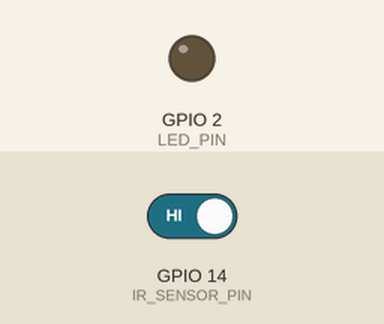
Simulated run of this sketch. Board: ESP32. Parts: output pins drawn as LEDs (lit = HIGH). The inputs (shaded band) are chosen by the test bench; at power-on: GPIO 14 (IR_SENSOR_PIN) HIGH. WiFi joins after 1.5 s; servers stay silent unless stated; uploads are accepted with an empty reply; what the sketch prints to the serial monitor is not drawn.

Above: at 2.7 s.
2.8 s: GPIO 14 (IR_SENSOR_PIN) driven LOW
At 2.9 s:
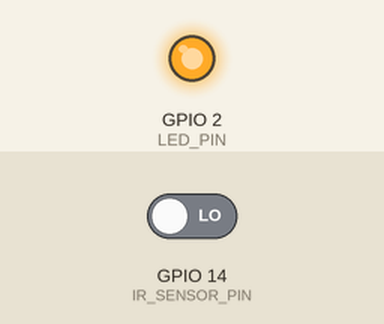
Timing chart, 0 to 5.8 s (numbered marks = the images above; inputs shaded):
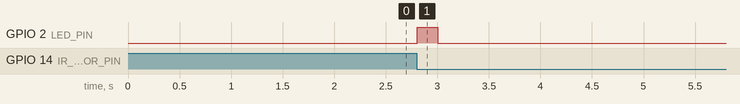

Measured:
- after the input at 2.8 s, GPIO 2 (LED_PIN): LOW → HIGH at once, → LOW 0.20 s later

The sketch:

iot_1.0.ino
```cpp
#include <WiFi.h>
#include <HTTPClient.h>
#include <ArduinoJson.h>

// WiFi credentials
const char* WIFI_SSID = "NxtWave_Te@m";
const char* WIFI_PASS = "Nxtwave@KKH@2026";

// Webhook URL
const char* WEBHOOK_URL = "https://beerbhadra.app.n8n.cloud/webhook/ESP/Intruder";

// Hardware pins
const int IR_SENSOR_PIN = 14;
const int LED_PIN = 2;

// Timing variables
bool lastSensorState = HIGH;
unsigned long lastDetectionTime = 0;
unsigned long debounceDelay = 1000; // 1 second debounce

void setup() {
  Serial.begin(115200);

  // Setup pins
  pinMode(IR_SENSOR_PIN, INPUT);
  pinMode(LED_PIN, OUTPUT);

  // Connect to WiFi
  connectToWiFi();

  Serial.println("Intruder Detection System Ready!");

  // Read initial sensor state
  lastSensorState = digitalRead(IR_SENSOR_PIN);
}

void loop() {
  // Read sensor
  bool currentSensorState = digitalRead(IR_SENSOR_PIN);

  // Check if obstacle detected (HIGH to LOW change)
  if (currentSensorState == LOW && lastSensorState == HIGH) {

    // Check if enough time has passed since last detection
    if (millis() - lastDetectionTime > debounceDelay) {

      Serial.println("Motion detected!");
      digitalWrite(LED_PIN, HIGH); // Turn on LED

      // Send alert
      if (sendAlert()) {
        Serial.println("✅ Alert sent successfully");
      } else {
        Serial.println("⚠️ Failed to send alert");
      }

      lastDetectionTime = millis();
      digitalWrite(LED_PIN, LOW); // Turn off LED
    }
  }

  lastSensorState = currentSensorState;
  delay(100);
}

void connectToWiFi() {
  WiFi.begin(WIFI_SSID, WIFI_PASS);

  Serial.print("Connecting to WiFi");
  while (WiFi.status() != WL_CONNECTED) {
    delay(500);
    Serial.print(".");
  }

  Serial.println();
  Serial.print("Connected! IP: ");
  Serial.println(WiFi.localIP());
}

bool sendAlert() {
  if (WiFi.status() != WL_CONNECTED) {
    return false;
  }

  HTTPClient http;
  http.begin(WEBHOOK_URL);
  http.addHeader("Content-Type", "application/json");

  // Create JSON payload
  StaticJsonDocument<200> jsonDoc;
  jsonDoc["message"] = "🚨 Intruder detected! 🚨";
  jsonDoc["device_id"] = "ESP32_Sensor";
  jsonDoc["location"] = "NIAT_ROBOTICS_LAB";

  String jsonString;
  serializeJson(jsonDoc, jsonString);

  int httpResponseCode = http.POST(jsonString);
  http.end();

  return (httpResponseCode == 200 || httpResponseCode == 201);
}
```

add_integer.c
```cpp
#include <stdio.h>
int main() {
    int number;

    printf("Enter an integer: ");

    // reads and stores input
    scanf("%d", &number);

    // displays output
    printf("You entered: %d", number);

    return 0;
}
```
